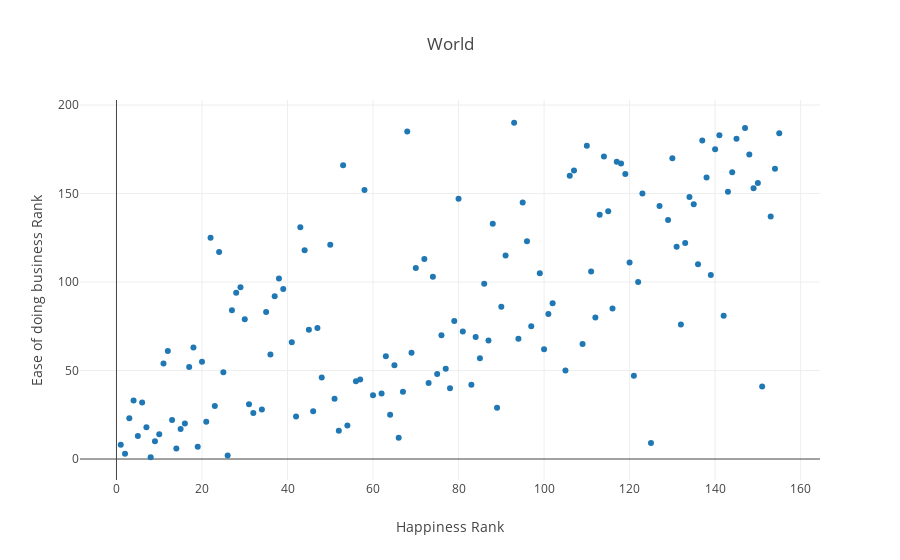

Write notebook code for a chart like this one.
### Markdown cell above
## The correlation between Happiness and Ease of doing business index is just 0.675.  Let's plot the relationshipt anyway

### Code cell
plotly.offline.iplot({
    "data": [go.Scatter(x=data['Happiness.Rank'], 
                        y=data['Ease of doing business'], 
                        mode="markers", 
                        hovertext=data.index,
                        )
            ],
    "layout": go.Layout(title="World",
                        xaxis=dict(title='Happiness Rank'),
                        yaxis=dict(title='Ease of doing business Rank')
                       )
})

### Figure 1 — Plotly figure (JSON) as saved in the notebook; plotly's stock layout.template omitted (floating-point values rounded to 4 significant figures; data arrays with more than 128 entries replaced by an {"elided": "..."} marker saying what was removed)
{"data": [{"hovertext": {"elided": "155 str values"}, "mode": "markers", "type": "scatter", "uid": "e789c8c2-c19b-11e8-a05b-db973ca5775c", "x": {"elided": "155 int values"}, "y": {"elided": "155 int values"}}], "layout": {"title": "World", "xaxis": {"title": "Happiness Rank"}, "yaxis": {"title": "Ease of doing business Rank"}}}
